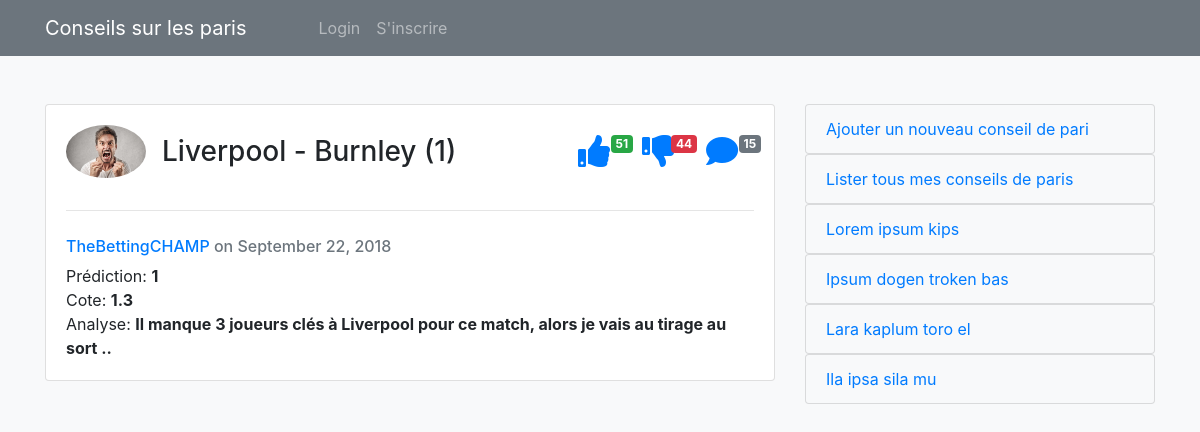
Screenshot of /betting-tip/2/ with the database file from the repository.
### blog/models.py (models this page shows, shortened)
class BettingTip(models.Model):
    home_team = models.CharField(max_length=30)
    away_team = models.CharField(max_length=30)
    prediction = models.CharField(max_length=10)
    odds = models.FloatField()
    analysis = models.TextField()
    date_posted = models.DateTimeField(default=timezone.now)
    author = models.ForeignKey(User, on_delete=models.CASCADE)
    def get_title(self):
        return self.home_team + ' - ' + self.away_team + ' (' + self.prediction + ')'
    def __str__(self):
        return self.get_title()

### users/models.py (models this page shows, shortened)
class Profile(models.Model):
        user = models.OneToOneField(User, on_delete=models.CASCADE)
        image = models.ImageField(default='default.jpg', upload_to='profile_pics')

### blog/views.py (the view)
# urls.py: path('betting-tip/<int:pk>/', BettingTipDetailView.as_view(), name='tip-detail'),
class BettingTipDetailView(DetailView):
    model = BettingTip

### blog/templates/blog/bettingtip_detail.html
{% extends "blog/base.html" %}
{% block content %}
<div class="container">
  <div class="row mt-5">
    <div class="col-sm-8">
      <div class="card mb-4">
        <div class="card-body">
          <div class="row align-items-center">
            <div class="col-sm-8 d-flex align-items-center">
              <a href="{% url 'profile-detail' object.author_id %}"><img src="{{ object.author.profile.image.url }}" class="rounded-circle" style="width: 80px"></a>
              <h3 class="mb-0 ml-3">{{ object }}</h3>
            </div>
            {% if object.author == user %}
            <div class="col-sm-4 d-flex justify-content-end">
              <a class="mx-2" href="{% url 'tip-update' object.id %}"><i class="fas fa-edit fa-2x"></i></a>
              <a class="mx-2" href="{% url 'tip-delete' object.id %}"><i class="fas fa-trash fa-2x"></i></a>
            </div>
            {% else %}
            <div class="col-sm-4 d-flex justify-content-end like-comment-section">
              <div class="position-relative mx-2">
                <a class="mx-2" href="#"><i class="fas fa-thumbs-up fa-2x"></i></a>
                <span class="badge badge-success position-absolute">51</span>
              </div>
              <div class="position-relative mx-2">
                <a class="mx-2" href="#"><i class="fas fa-thumbs-down fa-2x"></i></a>
                <span class="badge badge-danger position-absolute">44</span>
              </div>
              <div class="position-relative mx-2">
                <a class="mx-2" href="#"><i class="fas fa-comment fa-2x"></i></a>
                <span class="badge badge-secondary position-absolute">15</span>
              </div>
            </div>
            {% endif %}
          </div>
          <div class="card-content pt-3">
            <hr>
            <h6 class="card-subtitle mb-2 text-muted pt-3"><a href="#">{{ object.author }}</a> on {{ object.date_posted|date:"F d, Y" }}</h6>
            <span>Prédiction: <strong>{{ object.prediction }}</strong></span><br>
            <span>Cote: <strong>{{ object.odds }}</strong></span><br>
            <span>Analyse: <strong>{{ object.analysis }}</strong></span>
          </div>
        </div>
      </div>
    </div>
    {% include 'blog/sidebar.html' %}
  </div>
</div>
{% endblock content %}

### blog/static/blog/styles.css (style rules this page uses)
.like-comment-section .badge { right: -15px; }

### rows the page displays
BettingTip: author.profile.image (picture), home_team+away_team+prediction "Liverpool - Burnley (1)", author "TheBettingCHAMP", date_posted "September 22, 2018", prediction "1", odds "1.3", analysis "Il manque 3 joueurs clés à Liverpool pour ce match, alors je vais au tirage au sort .."
